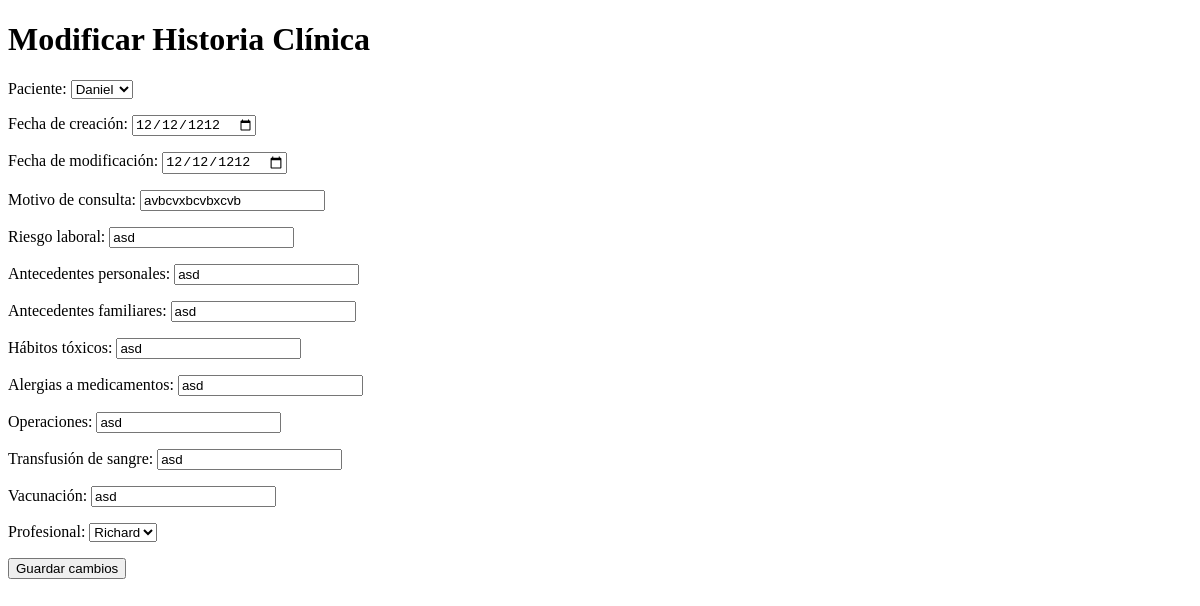
The page /historia_clinica/modificar/1/ on the database as committed earlier.
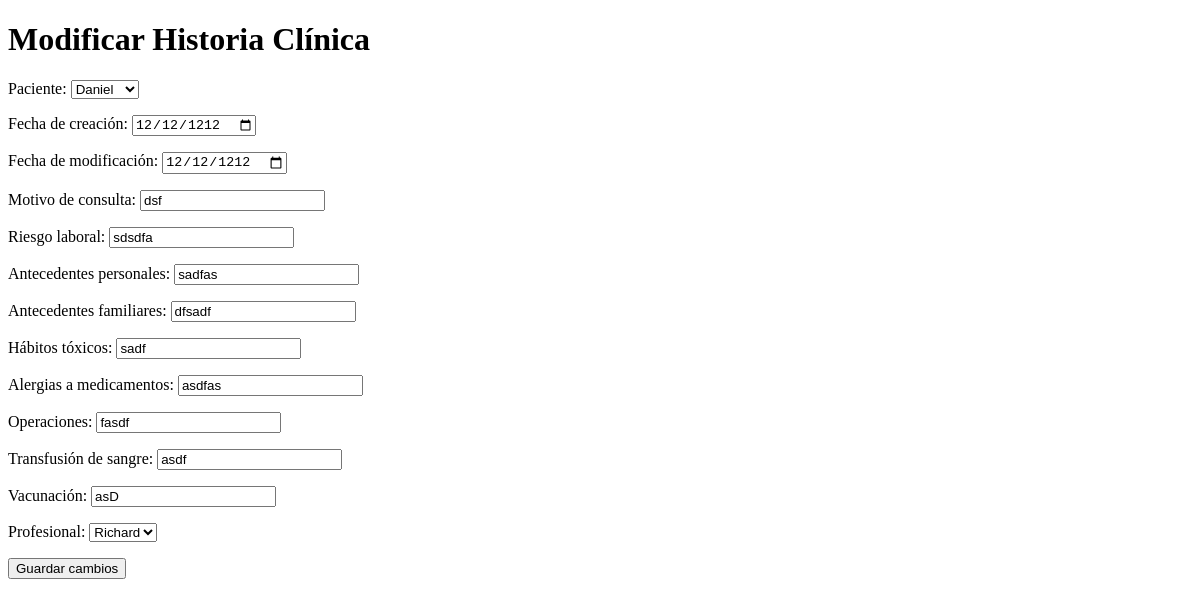
The same page on the database as committed later.
### Control/models.py (models this page shows, shortened)
class HistoriaClinica(models.Model):
    paciente = models.OneToOneField(Paciente, on_delete=models.CASCADE, primary_key=True)
    fecha_creacion = models.DateField()
    fecha_modificacion = models.DateField()
    motivo_consulta = models.CharField(max_length=255)
    riesgo_laboral = models.CharField(max_length=255)
    ap_personal = models.CharField(max_length=255)
    ap_familiar = models.CharField(max_length=255)
    habitos_toxicos = models.CharField(max_length=255)
    alergico_medic = models.CharField(max_length=255)
    operaciones = models.CharField(max_length=255)
    transfusion_sangre = models.CharField(max_length=255)
    vacunacion = models.CharField(max_length=255)
    profesional = models.ForeignKey(Profesional, on_delete=models.CASCADE)

### Control/views.py (the view)
# urls.py: path('historia_clinica/modificar/<int:historia_id>/', views.modificar_historia_clinica, name='modificar_historia_clinica'),
def modificar_historia_clinica(request, historia_id):
    historia_clinica = get_object_or_404(HistoriaClinica, pk=historia_id)
    if request.method == 'POST':
        form = HistoriaClinicaForm(request.POST)
        if form.is_valid():
            historia_clinica.paciente = form.cleaned_data['paciente_id']
            historia_clinica.fecha_creacion = form.cleaned_data['fecha_creacion']
            historia_clinica.fecha_modificacion = form.cleaned_data['fecha_modificacion']
            historia_clinica.motivo_consulta = form.cleaned_data['motivo_consulta']
            historia_clinica.riesgo_laboral = form.cleaned_data['riesgo_laboral']
            historia_clinica.ap_personal = form.cleaned_data['ap_personal']
            historia_clinica.ap_familiar = form.cleaned_data['ap_familiar']
            historia_clinica.habitos_toxicos = form.cleaned_data['habitos_toxicos']
            historia_clinica.alergico_medic = form.cleaned_data['alergico_medic']
            historia_clinica.operaciones = form.cleaned_data['operaciones']
            historia_clinica.transfusion_sangre = form.cleaned_data['transfusion_sangre']
            historia_clinica.vacunacion = form.cleaned_data['vacunacion']
            historia_clinica.profesional = form.cleaned_data['profesional']
            historia_clinica.save()
            return redirect('lista_historias_clinicas')
    else:
        form = HistoriaClinicaForm(initial={
            'paciente_id': historia_clinica.paciente,
            'fecha_creacion': historia_clinica.fecha_creacion,
            'fecha_modificacion': historia_clinica.fecha_modificacion,
            'motivo_consulta': historia_clinica.motivo_consulta,
            'riesgo_laboral': historia_clinica.riesgo_laboral,
            'ap_personal': historia_clinica.ap_personal,
            'ap_familiar': historia_clinica.ap_familiar,
            'habitos_toxicos': historia_clinica.habitos_toxicos,
            'alergico_medic': historia_clinica.alergico_medic,
            'operaciones': historia_clinica.operaciones,
            'transfusion_sangre': historia_clinica.transfusion_sangre,
            'vacunacion': historia_clinica.vacunacion,
            'profesional': historia_clinica.profesional,
        })
    return render(request, 'modificar_historia_clinica.html', {'form': form})

### Control/models.py (called while the page is built)
    def __str__(self):
        return self.nombre

    def __str__(self):
        return self.nombre

### Control/templates/modificar_historia_clinica.html (shortened to what this page needs)
<!DOCTYPE html>
<html>
	<head>
	</head>
	<body>
		<h1>Modificar Historia Clínica</h1>
		<form method="post">
			{% csrf_token %} {{ form.as_p }}
			<input type="submit" value="Guardar cambios" />
		</form>
	</body>
</html>

Rows that differ between the two databases and show on the page:
changed HistoriaClinica "Daniel": motivo_consulta "avbcvxbcvbxcvb" → "dsf"; riesgo_laboral "asd" → "sdsdfa"; ap_personal "asd" → "sadfas"; ap_familiar "asd" → "dfsadf"; habitos_toxicos "asd" → "sadf"; alergico_medic "asd" → "asdfas"; operaciones "asd" → "fasdf"; transfusion_sangre "asd" → "asdf"; vacunacion "asd" → "asD"
